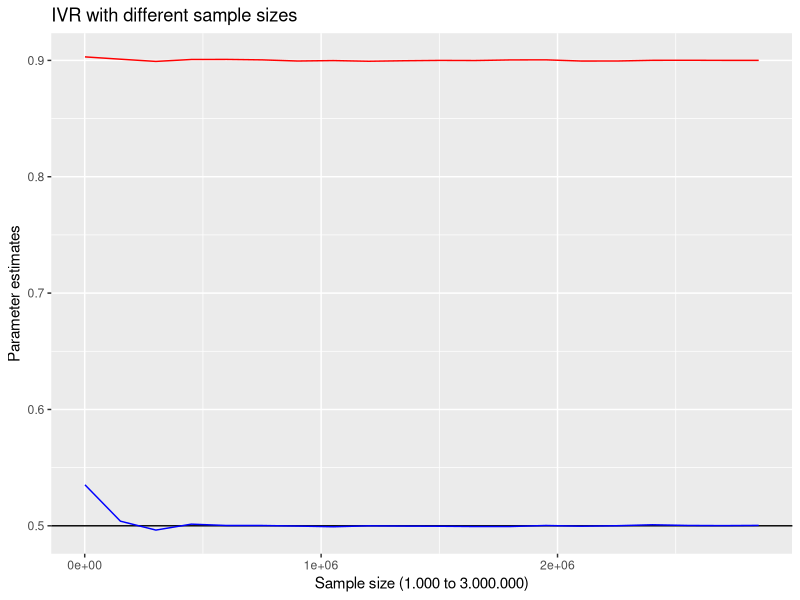
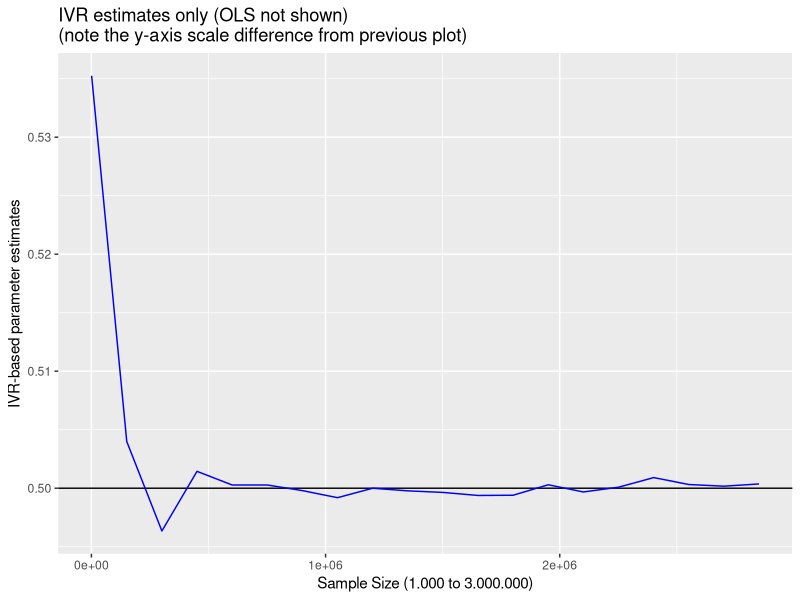

Write the R code that produced these figures, in order.
## ---- chunk 1
library(AER)
library(tidyverse)
## ---- chunk 2
#
BivariateNormal <- function(N,cov1){
  Sigma = matrix(c(1,cov1,cov1,1), ncol=2)
  # Sigma = L %*% L^T  (Cholesky factorization)
  LT = chol(Sigma) # L^T or t(L); upper triangular matrix, transpose of L.
  UV = matrix(rnorm(N*2), ncol=2) %*% LT
  UV <- data.frame(UV)
  colnames(UV) <- c("u","v")
  return(UV)
}
# bivariate normal series are generated using the function above
set.seed(123456)
Errs <- BivariateNormal(N = 100000, cov1 = 0.8) # use a simulated sample of 100.000
## ---- chunk 3
mean(Errs$u)
mean(Errs$v)
cov(Errs) # covariance matrix

## ---- chunk 4
NN <- 1000 
set.seed(12345678)
Errs <- BivariateNormal(N = NN, cov1 = 0.8)
u <- Errs$u
v <- Errs$v
z <- rnorm(NN, 2,1)
x <- 1 + z + v
y <- 1.5 + 0.5*x + u
#
## ---- chunk 5
cov(z,u) # note how sample covariance differs from theoretical -zero-  
cov(v,u) # note how sample covariance differs from theoretical 0.8 
# 
# In our example, sample covariance cov(x,u) = cov(z,u) + cov(v,u)
cov(z,u)+cov(v,u)
# when calculated directly, we get: 
cov(x,u) 
cor(x,u) # correlation between x, u is also non-zero
## ---- chunk 6
summary(lm(y~x))
## ---- chunk 7
IV_mod <- ivreg(y~x|z)
summary(IV_mod,vcov = sandwich, diagnostics = T)
## ---- chunk 8
# define a new function that combines all steps for a given sample size and cov(u,v)
simulate <- function(N, covSim = 0.8){
  errorTerms <- BivariateNormal(N, covSim) 
  u <- errorTerms$u
  v <- errorTerms$v
  z <- rnorm(N, 2,1)
  x <- 1 + z + v
  y <- 1.5 + 0.5*x + u
  IV_mod <- ivreg(y~x|z)
  IVbeta1 <- IV_mod$coefficients[2]
  OLSbeta1 <- lm(y~x)$coefficients[2]
  estimates <- as.data.frame(c(OLS=OLSbeta1,IVR=IVbeta1))
  estimates <- t(estimates)
  colnames(estimates) <- c("OLS","IVR")
  return(estimates)
}
#
set.seed(12345678)
Ns <- seq(1000, 3000000, by = 150000)

test <-purrr::map_vec(Ns, simulate)


df <- data.frame(N = Ns, OLS = test[,1], IVR = test[,2])
ggplot2::ggplot(df, ggplot2::aes(Ns, value))+
  ggplot2::geom_hline(yintercept =  .5, color = "black")+
  ggplot2::geom_line(ggplot2::aes(Ns, OLS), color="red")+
  ggplot2::geom_line(ggplot2::aes(Ns, IVR), color="blue")+
  ggplot2::xlab("Sample size (1.000 to 3.000.000)")+
  ggplot2::ylab("Parameter estimates")+
  ggplot2::ggtitle("IVR with different sample sizes")
## ---- chunk 9
ggplot2::ggplot(df, ggplot2::aes(Ns, value))+
  ggplot2::geom_hline(yintercept =  .5, color = "black")+
  ggplot2::geom_line(ggplot2::aes(Ns, IVR), color="blue")+
  ggplot2::xlab("Sample Size (1.000 to 3.000.000)")+
  ggplot2::ylab("IVR-based parameter estimates")+
  ggplot2::ggtitle("IVR estimates only (OLS not shown) \n(note the y-axis scale difference from previous plot)")
